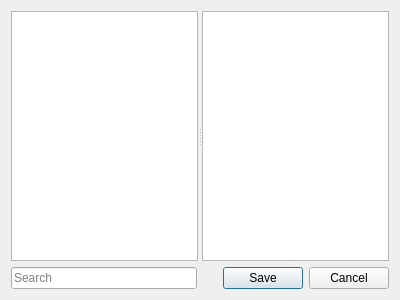
<?xml version="1.0" encoding="UTF-8"?>
<ui version="4.0">
 <class>GroupDialog</class>
 <widget class="QDialog" name="GroupDialog">
  <property name="geometry">
   <rect>
    <x>0</x>
    <y>0</y>
    <width>400</width>
    <height>300</height>
   </rect>
  </property>
  <property name="windowTitle">
   <string>Group data</string>
  </property>
  <property name="windowIcon">
   <iconset theme="format-indent-more">
    <normaloff>.</normaloff>.</iconset>
  </property>
  <layout class="QGridLayout" name="gridLayout">
   <item row="0" column="0" colspan="2">
    <widget class="QSplitter" name="listSplitter">
     <property name="orientation">
      <enum>Qt::Horizontal</enum>
     </property>
     <widget class="QListWidget" name="Enabled">
      <property name="editTriggers">
       <set>QAbstractItemView::NoEditTriggers</set>
      </property>
      <property name="dragEnabled">
       <bool>true</bool>
      </property>
      <property name="dragDropMode">
       <enum>QAbstractItemView::DragDrop</enum>
      </property>
      <property name="defaultDropAction">
       <enum>Qt::MoveAction</enum>
      </property>
     </widget>
     <widget class="QListWidget" name="Disabled">
      <property name="editTriggers">
       <set>QAbstractItemView::NoEditTriggers</set>
      </property>
      <property name="dragEnabled">
       <bool>true</bool>
      </property>
      <property name="dragDropMode">
       <enum>QAbstractItemView::DragDrop</enum>
      </property>
      <property name="defaultDropAction">
       <enum>Qt::MoveAction</enum>
      </property>
     </widget>
    </widget>
   </item>
   <item row="1" column="0">
    <widget class="QLineEdit" name="searchEdit">
     <property name="placeholderText">
      <string>Search</string>
     </property>
     <property name="clearButtonEnabled">
      <bool>true</bool>
     </property>
    </widget>
   </item>
   <item row="1" column="1">
    <widget class="QDialogButtonBox" name="buttonBox">
     <property name="orientation">
      <enum>Qt::Horizontal</enum>
     </property>
     <property name="standardButtons">
      <set>QDialogButtonBox::Cancel|QDialogButtonBox::Save</set>
     </property>
    </widget>
   </item>
  </layout>
 </widget>
 <tabstops>
  <tabstop>Enabled</tabstop>
  <tabstop>Disabled</tabstop>
  <tabstop>searchEdit</tabstop>
 </tabstops>
 <resources/>
 <connections>
  <connection>
   <sender>buttonBox</sender>
   <signal>accepted()</signal>
   <receiver>GroupDialog</receiver>
   <slot>accept()</slot>
   <hints>
    <hint type="sourcelabel">
     <x>390</x>
     <y>290</y>
    </hint>
    <hint type="destinationlabel">
     <x>157</x>
     <y>274</y>
    </hint>
   </hints>
  </connection>
  <connection>
   <sender>buttonBox</sender>
   <signal>rejected()</signal>
   <receiver>GroupDialog</receiver>
   <slot>reject()</slot>
   <hints>
    <hint type="sourcelabel">
     <x>390</x>
     <y>290</y>
    </hint>
    <hint type="destinationlabel">
     <x>286</x>
     <y>274</y>
    </hint>
   </hints>
  </connection>
  <connection>
   <sender>searchEdit</sender>
   <signal>textChanged(QString)</signal>
   <receiver>GroupDialog</receiver>
   <slot>searchEdited(QString)</slot>
   <hints>
    <hint type="sourcelabel">
     <x>62</x>
     <y>284</y>
    </hint>
    <hint type="destinationlabel">
     <x>62</x>
     <y>430</y>
    </hint>
   </hints>
  </connection>
 </connections>
 <slots>
  <slot>searchEdited(QString)</slot>
 </slots>
</ui>
